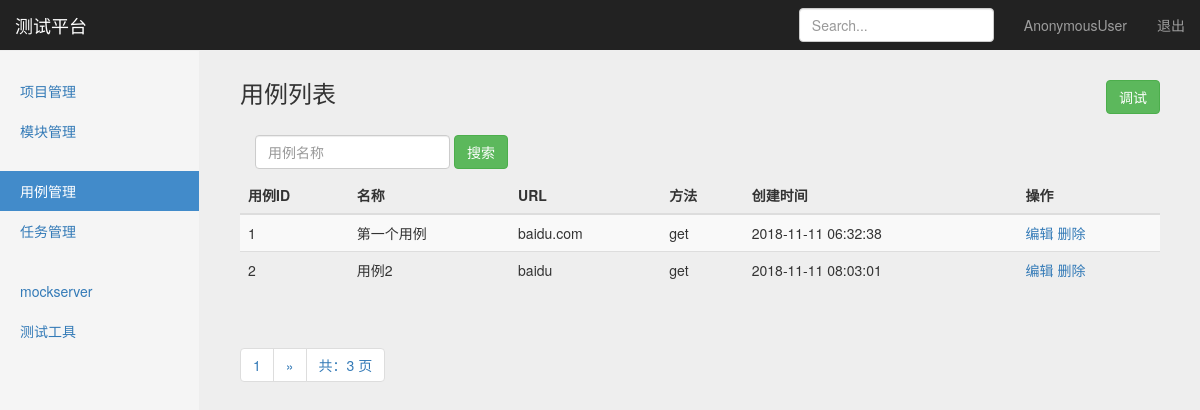
Screenshot of /interface/search_case_name/ with the database file from the repository.
### interface_app/models.py (models this page shows, shortened)
class TestCase(models.Model):
    module = models.ForeignKey(Module, on_delete=models.CASCADE) # on_delete参数表示项目删除后，模块也跟随删除
    name = models.CharField("名称", max_length=100, blank=False, default="")
    url = models.TextField("URL", default="")
    req_method = models.CharField("方法", max_length=10, default="")
    req_type = models.CharField("参数类型", max_length=10, default="")
    req_header = models.TextField("header", default="")
    req_parameter = models.TextField("参数", default="")
    reponses_assert = models.TextField("验证", default="")
    create_time = models.DateTimeField("创建时间", auto_now_add=True)

### interface_app/views.py (the view)
# urls.py: path('search_case_name/', views.search_case_name),
def search_case_name(request):
    if request.method == "GET":
        case_name = request.GET.get('case_name', "")
        cases = TestCase.objects.filter(name__contains=case_name)
        paginator = Paginator(cases, 2)
        page = request.GET.get('page')
        try:
            contacts = paginator.page(page)
        except PageNotAnInteger:
            contacts = paginator.page(1)
        except EmptyPage:
            contacts = paginator.page(paginator.num_pages)
        return render(request, "case_manage.html", {
            "type": "list",
            "testcases": contacts,
            "case_name": case_name,
        })
    else:
        return HttpResponse("404")

### templates/case_manage.html (shortened to what this page needs)
{% extends "base.html" %}
{% block content %}
    <nav class="navbar navbar-inverse navbar-fixed-top">
      <div class="container-fluid">
        <div class="navbar-header">
          <a class="navbar-brand" href="#">测试平台</a>
        </div>
        <div id="navbar" class="navbar-collapse collapse">
          <ul class="nav navbar-nav navbar-right">
            <li><a href="#">{{user}}</a></li>
            <li><a href="/logout/">退出</a></li>
          </ul>
          <form class="navbar-form navbar-right">
            <input type="text" class="form-control" placeholder="Search...">
          </form>
        </div>
      </div>
    </nav>
    <div class="container-fluid">
        <div class="row">
            <div class="col-sm-3 col-md-2 sidebar">
                <ul class="nav nav-sidebar">
                    <li ><a href="/manage/project_manage/">项目管理</a></li>
                    <li ><a href="/manage/module_manage/">模块管理</a></li>
                </ul>
                <ul class="nav nav-sidebar">
                    <li class="active"><a href="/interface/case_manage">用例管理</a></li>
                    <li><a href="">任务管理</a></li>
                </ul>
                <ul class="nav nav-sidebar">
                    <li><a href="">mockserver</a></li>
                    <li><a href="">测试工具</a></li>
                </ul>
            </div>
        </div>
    </div>
    {% if type == 'list'%}
        <div class="col-sm-9 col-sm-offset-3 col-md-10 col-md-offset-2 main">
            <h3 class="sub-header">用例列表
                <button type="button" class="btn btn-success" style="float: right;"
                onclick="window.location.href='/interface/debug/'">调试</button>
            </h3>
            <div class="table-responsive">
                <form class="navbar-form" method="get" action="/interface/search_case_name/">
                    <div class="form-group">
                        <input name="case_name" type="text" placeholder="用例名称" class="form-control">
                    </div>
                    <button type="submit" class="btn btn-success">搜索</button>
                </form>
            <table class="table table-striped">
              <thead>
                <tr>
                  <th>用例ID</th>
                  <th>名称</th>
                  <th>URL</th>
                  <th>方法</th>
                  <th>创建时间</th>
                  <th>操作</th>
                </tr>
              </thead>
              <tbody>
                {% for case in testcases %}
                <tr>
                  <td>{{case.id}}</td>
                  <td>{{case.name}}</td>
                  <td>{{case.url}}</td>
                  <td>{{case.req_method}}</td>
                  <td>{{case.create_time | date:"Y-m-d H:i:s" }}</td>
                  <td>
                    <a href="/manage/project_edit/{{project.id}}/">编辑</a>
                    <a href="/manage/project_delete/{{project.id}}/">删除</a>
                  </td>
                </tr>
              {% endfor %}
              </tbody>
            </table>
          </div>
            <div class="pagination">
                <span class="step-links">
                    <ul class="pagination">
                        <li><a href="#">{{ testcases.number }}</a></li>
                        {% if testcases.has_next %}
                            {% if case_name %}
                                <li><a href="?case_name={{ case_name }}&page={{ testcases.next_page_number }}">&raquo;</a></li>
                            {% else %}
                                <li><a href="?page={{ testcases.next_page_number }}">&raquo;</a></li>
                            {% endif %}
                        {% endif %}
                        <li><a href="#">共：{{ testcases.paginator.num_pages }} 页</a></li>
                    </ul>
                </span>
            </div>
        </div>
    {% endif %}
{% endblock %}

### static/css/dashboard.css (style rules this page uses)
body { padding-top: 50px; }
.sub-header { padding-bottom: 10px; border-bottom: 1px solid #eee; }
.navbar-fixed-top { border: 0; }
.sidebar { display: none; }
@media (min-width: 768px) { .sidebar { position: fixed; top: 51px; bottom: 0; left: 0; z-index: 1000; display: block; padding: 20px; overflow-x: hidden; overflow-y: auto; background-color: #f5f5f5; border-right: 1px solid #eee; } }
.nav-sidebar { margin-right: -21px; margin-bottom: 20px; margin-left: -20px; }
.nav-sidebar > li > a { padding-right: 20px; padding-left: 20px; }
.nav-sidebar > .active > a, .nav-sidebar > .active > a:hover, .nav-sidebar > .active > a:focus { color: #fff; background-color: #428bca; }
.main { padding: 20px; }
@media (min-width: 768px) { .main { padding-right: 40px; padding-left: 40px; } }

### static/css/signin.css (style rules this page uses)
body { padding-top: 40px; padding-bottom: 40px; background-color: #eee; }

### rows the page displays
TestCase: id "1", name "第一个用例", url "baidu.com", req_method "get", create_time "2018-11-11 06:32:38"
TestCase: id "2", name "用例2", url "baidu", req_method "get", create_time "2018-11-11 08:03:01"

### other values shown
{{ user }} "AnonymousUser"
{{ testcases.number }} "1"
{{ testcases.paginator.num_pages }} "3"
